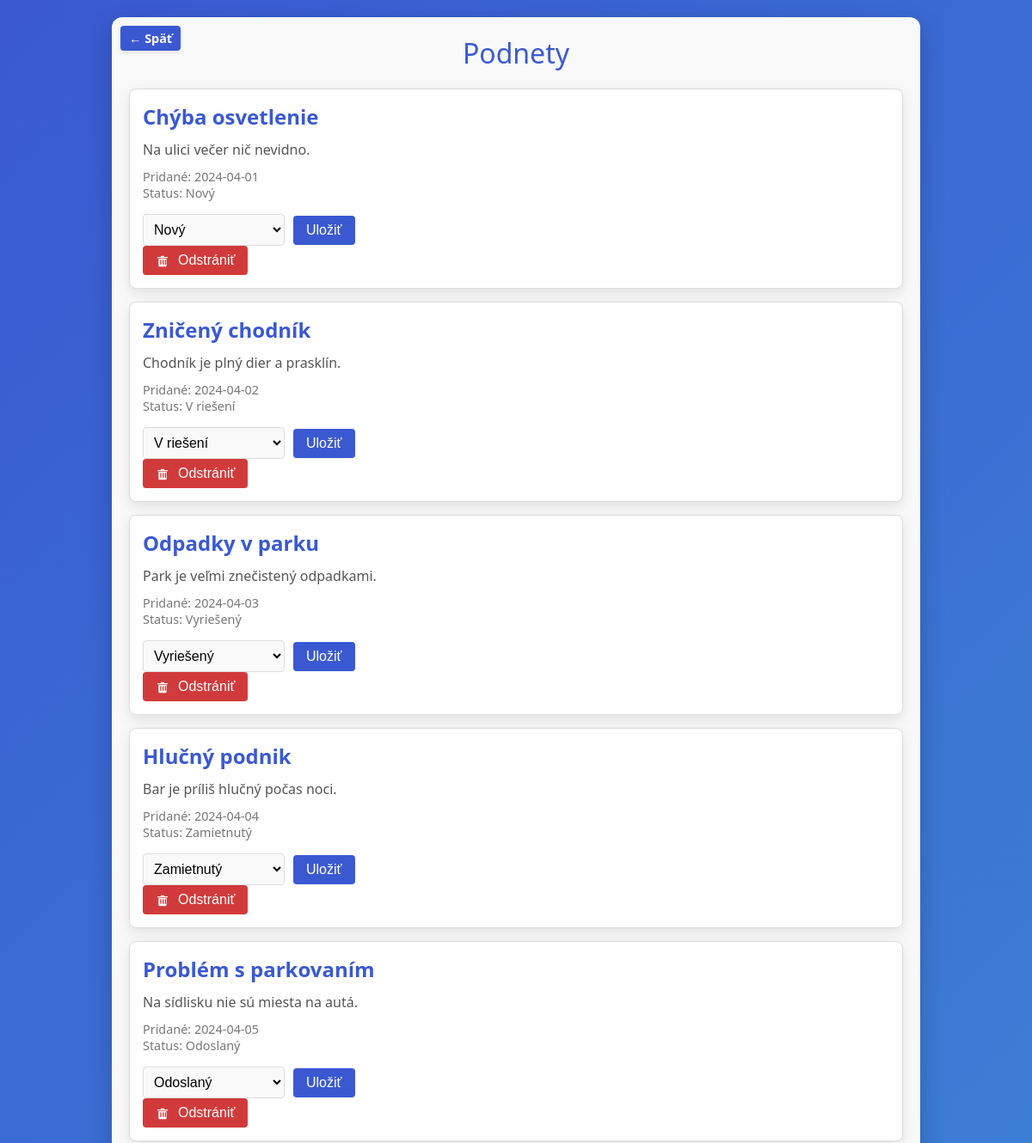
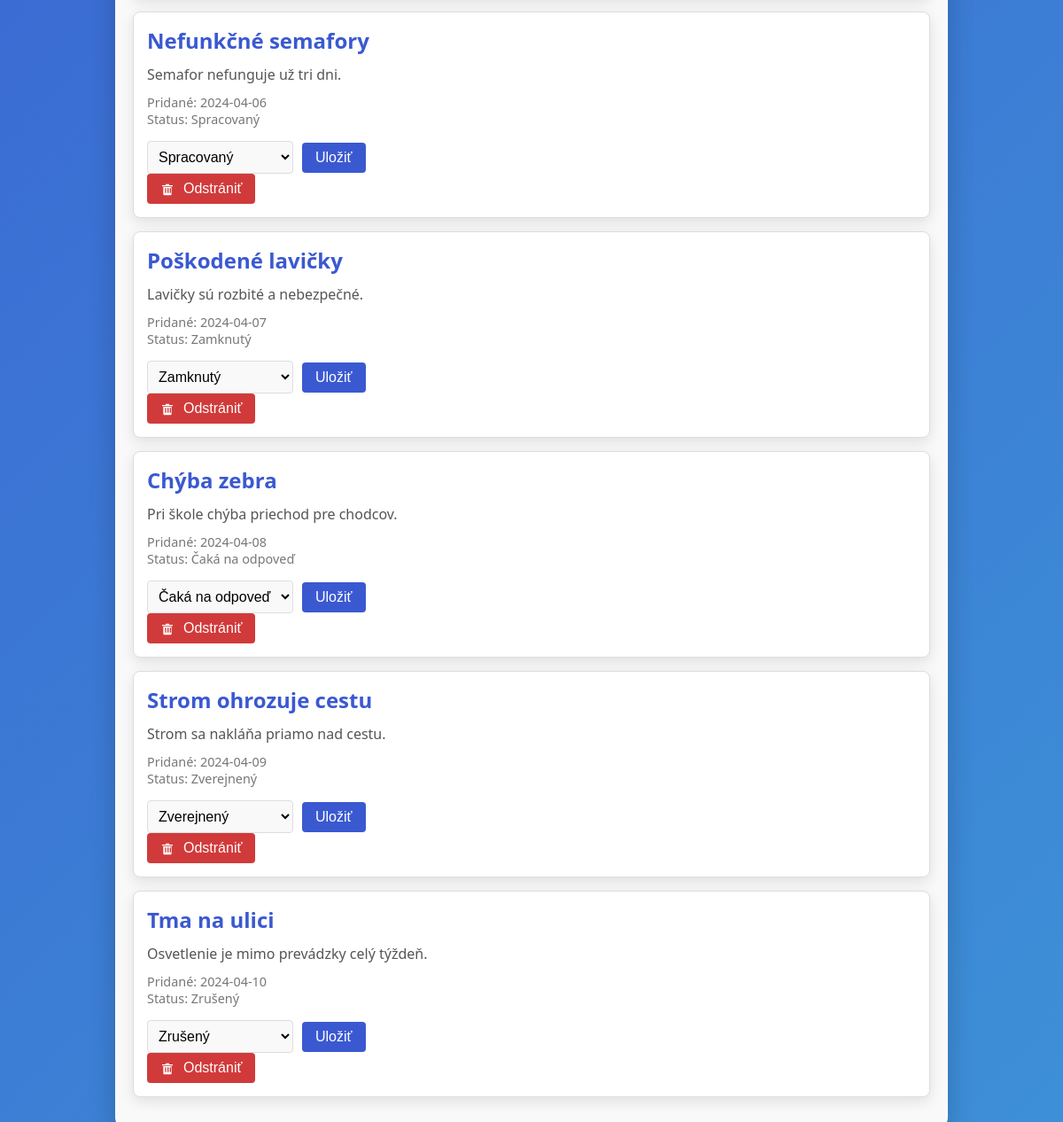
Screenshot of /cabinet/suggestions.php with the database file from the repository (2 pictures, top to bottom).
### tables this page shows
CREATE TABLE `podnet` (
  `id` int(11) NOT NULL,
  `id_obcan` int(11) DEFAULT NULL,
  `nazov` varchar(200) NOT NULL,
  `text` text DEFAULT NULL,
  `typ` varchar(100) DEFAULT NULL,
  `datum` date DEFAULT NULL,
  `stav_id` int(11) DEFAULT NULL
);

CREATE TABLE `stav` (
  `id` int(11) NOT NULL,
  `nazov_stavu` varchar(100) NOT NULL
);

### cabinet/suggestions.php (the view, shortened to what this page needs)
<?php
include 'db.php';
$sql = "SELECT p.id, p.nazov AS title, p.text AS description, p.datum AS created_at, p.stav_id, s.nazov_stavu
        FROM podnet p
        JOIN stav s ON p.stav_id = s.id";
$result = $conn->query($sql);
$status_sql = "SELECT id, nazov_stavu FROM stav";
$status_result = $conn->query($status_sql);
$statuses = [];
while ($status_row = $status_result->fetch_assoc()) {
    $statuses[] = $status_row;
}
?>
<!DOCTYPE html>
<html lang="sk">
<head>
</head>
<body>
    <div class="container" style="position: relative;">
        <a href="cabinet_menu.php" class="back-button">← Späť</a>
        <div class="title">Podnety</div>
        <?php if ($result->num_rows > 0): ?>
            <?php while($row = $result->fetch_assoc()): ?>
                <div class="suggestion">
                    <div class="suggestion-title"><?php echo htmlspecialchars($row['title']); ?></div>
                    <div class="suggestion-description"><?php echo htmlspecialchars($row['description']); ?></div>
                    <div class="suggestion-date">Pridané: <?php echo htmlspecialchars($row['created_at']); ?></div>
                    <div class="suggestion-status">Status: <?php echo htmlspecialchars($row['nazov_stavu']); ?></div>
                    <form method="POST" class="status-form">
                        <select name="stav_id" class="status-select">
                            <?php foreach ($statuses as $status): ?>
                                <option value="<?php echo $status['id']; ?>" <?php echo $status['id'] == $row['stav_id'] ? 'selected' : ''; ?>>
                                    <?php echo htmlspecialchars($status['nazov_stavu']); ?>
                                </option>
                            <?php endforeach; ?>
                        </select>
                        <button type="submit" class="status-submit">Uložiť</button>
                    </form>
                    <form method="POST" class="status-form" style="display: inline;">
                        <button type="submit" class="delete-submit">
                            <svg xmlns="http://www.w3.org/2000/svg" viewBox="0 0 24 24" fill="white" width="16px" height="16px" style="vertical-align: middle; margin-right: 5px;">
                                <path d="M3 6h18v2H3V6zm2 3h14v12c0 1.1-.9 2-2 2H7c-1.1 0-2-.9-2-2V9zm3 2v8h2v-8H8zm4 0v8h2v-8h-2zm4 0v8h2v-8h-2zM9 4h6v2H9V4z"/>
                            </svg>
                            Odstrániť
                        </button>
                    </form>
                </div>
            <?php endwhile; ?>
        <?php else: ?>
            <p class="no-suggestions">Žiadne podnety na zobrazenie.</p>
        <?php endif; ?>
    </div>
</body>
</html>

### cabinet/suggestions.php (style rules this page uses)
body { font-family: 'Segoe UI', sans-serif; background: linear-gradient(135deg, #3A59D1, #3D90D7); color: white; margin: 0; padding: 20px; }
.container { max-width: 900px; margin: 0 auto; background-color: #f9f9f9; color: #333; border-radius: 12px; padding: 20px; box-shadow: 0 10px 30px rgba(0, 0, 0, 0.2); }
.title { font-size: 2rem; margin-bottom: 20px; color: #3A59D1; text-align: center; }
.suggestion { border: 1px solid #ddd; border-radius: 8px; padding: 15px; margin-bottom: 15px; background-color: #fff; box-shadow: 0 5px 15px rgba(0, 0, 0, 0.1); }
.suggestion-title { font-size: 1.5rem; font-weight: bold; color: #3A59D1; margin-bottom: 10px; }
.suggestion-description { margin: 10px 0; font-size: 1rem; line-height: 1.5; color: #555; }
.suggestion-date, .suggestion-status { font-size: 0.9rem; color: #777; }
.status-form { margin-top: 15px; display: flex; align-items: center; gap: 10px; }
.status-select { padding: 8px; font-size: 1rem; border: 1px solid #ddd; border-radius: 4px; background-color: #f9f9f9; }
.status-submit, .delete-submit { padding: 8px 15px; font-size: 1rem; border: none; border-radius: 4px; cursor: pointer; transition: background-color 0.3s ease; }
.status-submit { background-color: #3A59D1; color: white; }
.delete-submit { background-color: #D13A3A; color: white; display: flex; align-items: center; justify-content: center; gap: 5px; padding: 8px 15px; font-size: 1rem; border: none; border-radius: 4px; cursor: pointer; transition: background-color 0.3s ease; }
.back-button { position: absolute; top: 10px; left: 10px; padding: 5px 10px; background-color: #3A59D1; color: white; text-decoration: none; font-size: 0.9rem; font-weight: bold; border-radius: 4px; box-shadow: 0 2px 5px rgba(0, 0, 0, 0.1); transition: background-color 0.3s ease, transform 0.2s ease; z-index: 10; }

### rows the page displays
podnet: nazov "Chýba osvetlenie", text "Na ulici večer nič nevidno.", datum "2024-04-01", stav.nazov_stavu "Nový", stav_id "Nový"
podnet: nazov "Zničený chodník", text "Chodník je plný dier a prasklín.", datum "2024-04-02", stav.nazov_stavu "V riešení", stav_id "V riešení"
podnet: nazov "Odpadky v parku", text "Park je veľmi znečistený odpadkami.", datum "2024-04-03", stav.nazov_stavu "Vyriešený", stav_id "Vyriešený"
podnet: nazov "Hlučný podnik", text "Bar je príliš hlučný počas noci.", datum "2024-04-04", stav.nazov_stavu "Zamietnutý", stav_id "Zamietnutý"
podnet: nazov "Problém s parkovaním", text "Na sídlisku nie sú miesta na autá.", datum "2024-04-05", stav.nazov_stavu "Odoslaný", stav_id "Odoslaný"
podnet: nazov "Nefunkčné semafory", text "Semafor nefunguje už tri dni.", datum "2024-04-06", stav.nazov_stavu "Spracovaný", stav_id "Spracovaný"
podnet: nazov "Poškodené lavičky", text "Lavičky sú rozbité a nebezpečné.", datum "2024-04-07", stav.nazov_stavu "Zamknutý", stav_id "Zamknutý"
podnet: nazov "Chýba zebra", text "Pri škole chýba priechod pre chodcov.", datum "2024-04-08", stav.nazov_stavu "Čaká na odpoveď", stav_id "Čaká na odpoveď"
podnet: nazov "Strom ohrozuje cestu", text "Strom sa nakláňa priamo nad cestu.", datum "2024-04-09", stav.nazov_stavu "Zverejnený", stav_id "Zverejnený"
podnet: nazov "Tma na ulici", text "Osvetlenie je mimo prevádzky celý týždeň.", datum "2024-04-10", stav.nazov_stavu "Zrušený", stav_id "Zrušený"
